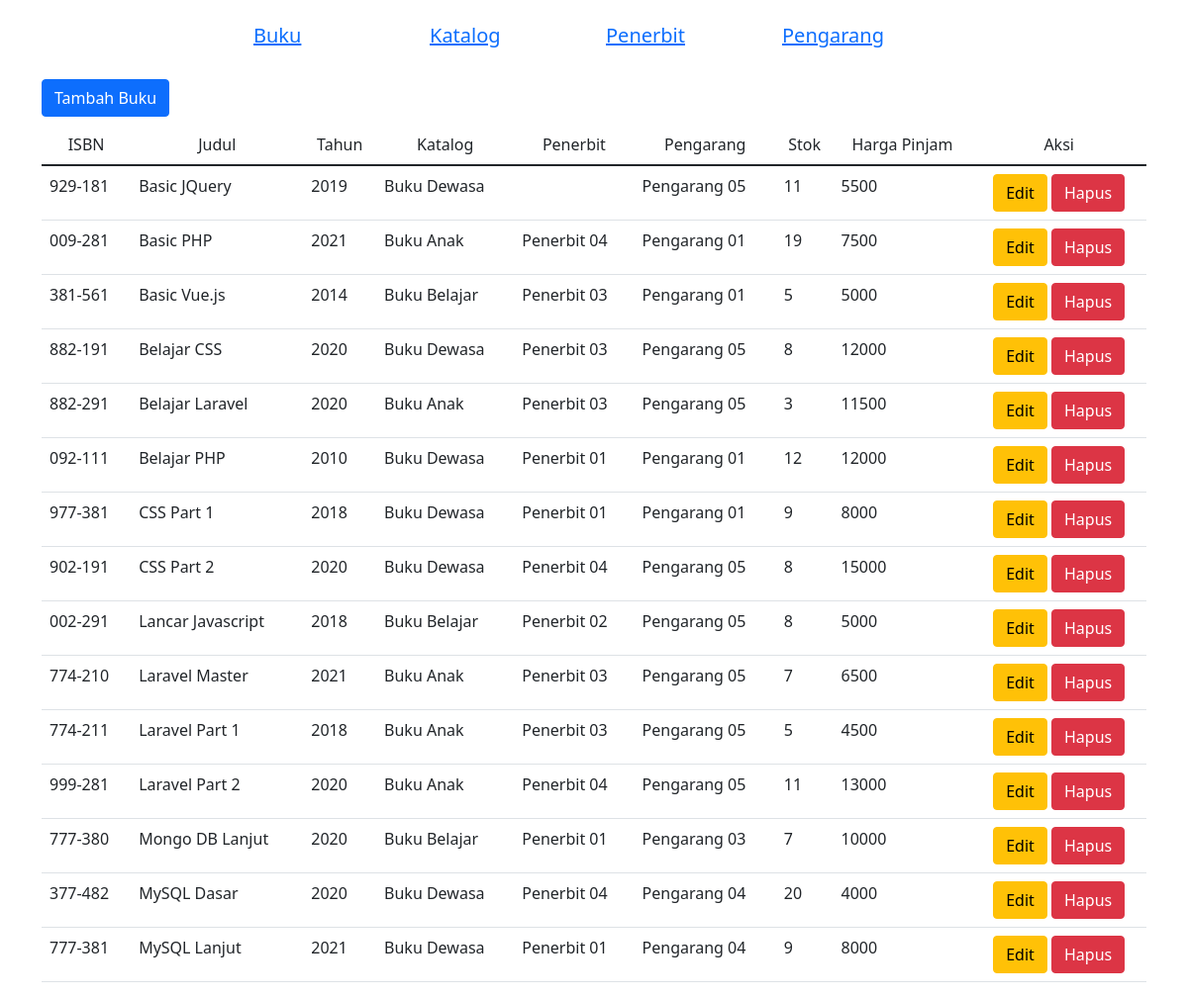
The app's page /web_dinamis/studykasus/index.php with its own data.
### tables this page shows
CREATE TABLE `buku` (
  `isbn` varchar(25) NOT NULL,
  `judul` varchar(255) DEFAULT NULL,
  `tahun` int(11) DEFAULT NULL,
  `id_penerbit` varchar(8) DEFAULT NULL,
  `id_pengarang` varchar(8) DEFAULT NULL,
  `id_katalog` varchar(3) DEFAULT NULL,
  `qty_stok` int(11) DEFAULT 0,
  `harga_pinjam` int(11) NOT NULL
);

CREATE TABLE `katalog` (
  `id_katalog` varchar(3) NOT NULL,
  `nama` varchar(255) DEFAULT NULL
);

CREATE TABLE `pengarang` (
  `id_pengarang` varchar(8) NOT NULL,
  `nama_pengarang` varchar(255) DEFAULT NULL,
  `email` varchar(50) DEFAULT NULL,
  `telp` varchar(12) DEFAULT NULL,
  `alamat` varchar(255) DEFAULT NULL
);

CREATE TABLE `penerbit` (
  `id_penerbit` varchar(8) NOT NULL,
  `nama_penerbit` varchar(255) DEFAULT NULL,
  `email` varchar(50) DEFAULT NULL,
  `telp` varchar(12) DEFAULT NULL,
  `alamat` varchar(255) DEFAULT NULL
);

### web_dinamis/studykasus/index.php (the view, shortened to what this page needs)
<?php
    include_once('koneksi.php');
    $books = mysqli_query($koneksi, "SELECT buku.*, katalog.nama as nama_katalog, penerbit.nama_penerbit as nama_penerbit, pengarang.nama_pengarang as nama_pengarang FROM buku
                            LEFT JOIN katalog ON buku.id_katalog = katalog.id_katalog
                            LEFT JOIN penerbit ON buku.id_penerbit = penerbit.id_penerbit
                            LEFT JOIN pengarang ON buku.id_pengarang = pengarang.id_pengarang
                            ORDER BY judul ASC
    ");
?>
<!doctype html>
<html lang="en">
    <head>
        <link href="https://cdn.jsdelivr.net/npm/bootstrap@5.1.3/dist/css/bootstrap.min.css" rel="stylesheet">
    </head>
    <body>
        <div class="container">
            <div class="row m-4">
                <div class="col-md-2 offset-2">
                    <h5><a href="">Buku</a></h5>
                </div>
                <div class="col-md-2">
                    <h5><a href="">Katalog</a></h5>
                </div>
                <div class="col-md-2">
                    <h5><a href="">Penerbit</a></h5>
                </div>
                <div class="col-md-2">
                    <h5><a href="">Pengarang</a></h5>
                </div>
            </div>
            <div class="row">
                <div class="col-md-12 mb-2">
                    <a href="tambah.php" class="btn btn-primary">Tambah Buku</a>
                </div>
                <div class="col-md-12">
                    <table class="table">
                        <thead>
                            <tr class="text-center">
                                <td>ISBN</td>
                                <td>Judul</td>
                                <td>Tahun</td>
                                <td>Katalog</td>
                                <td>Penerbit</td>
                                <td>Pengarang</td>
                                <td>Stok</td>
                                <td>Harga Pinjam</td>
                                <td>Aksi</td>
                            </tr>
                        </thead>
                        <tbody>
                            <?php
                                foreach($books as $book) {
                                    echo "
                                        <tr>
                                            <td>".$book['isbn']."</td>
                                            <td>".$book['judul']."</td>
                                            <td>".$book['tahun']."</td>
                                            <td>".$book['nama_katalog']."</td>
                                            <td>".$book['nama_penerbit']."</td>
                                            <td>".$book['nama_pengarang']."</td>
                                            <td>".$book['qty_stok']."</td>
                                            <td>".$book['harga_pinjam']."</td>
                                            <td class='text-center'>
                                                <a href='edit.php?isbn=".$book['isbn']."' class='btn btn-warning'>Edit</a>
                                                <a href='hapus.php?isbn=".$book['isbn']."' class='btn btn-danger' onclick='return confirm('Are you sure?')'>Hapus</a>
                                            </td>
                                        </tr>
                                    ";
                                }
                            ?>
                        </tbody>
                    </table>
                </div>
            </div>
        </div>
    </body>
</html>

### records on screen
buku: isbn "929-181", judul "Basic JQuery", tahun "2019", id_katalog.nama "Buku Dewasa", id_pengarang.nama_pengarang "Pengarang 05", qty_stok "11", harga_pinjam "5500"
buku: isbn "009-281", judul "Basic PHP", tahun "2021", id_katalog.nama "Buku Anak", id_penerbit.nama_penerbit "Penerbit 04", id_pengarang.nama_pengarang "Pengarang 01", qty_stok "19", harga_pinjam "7500"
buku: isbn "381-561", judul "Basic Vue.js", tahun "2014", id_katalog.nama "Buku Belajar", id_penerbit.nama_penerbit "Penerbit 03", id_pengarang.nama_pengarang "Pengarang 01", qty_stok "5", harga_pinjam "5000"
buku: isbn "882-191", judul "Belajar CSS", tahun "2020", id_katalog.nama "Buku Dewasa", id_penerbit.nama_penerbit "Penerbit 03", id_pengarang.nama_pengarang "Pengarang 05", qty_stok "8", harga_pinjam "12000"
buku: isbn "882-291", judul "Belajar Laravel", tahun "2020", id_katalog.nama "Buku Anak", id_penerbit.nama_penerbit "Penerbit 03", id_pengarang.nama_pengarang "Pengarang 05", qty_stok "3", harga_pinjam "11500"
buku: isbn "092-111", judul "Belajar PHP", tahun "2010", id_katalog.nama "Buku Dewasa", id_penerbit.nama_penerbit "Penerbit 01", id_pengarang.nama_pengarang "Pengarang 01", qty_stok "12", harga_pinjam "12000"
buku: isbn "977-381", judul "CSS Part 1", tahun "2018", id_katalog.nama "Buku Dewasa", id_penerbit.nama_penerbit "Penerbit 01", id_pengarang.nama_pengarang "Pengarang 01", qty_stok "9", harga_pinjam "8000"
buku: isbn "902-191", judul "CSS Part 2", tahun "2020", id_katalog.nama "Buku Dewasa", id_penerbit.nama_penerbit "Penerbit 04", id_pengarang.nama_pengarang "Pengarang 05", qty_stok "8", harga_pinjam "15000"
buku: isbn "002-291", judul "Lancar Javascript", tahun "2018", id_katalog.nama "Buku Belajar", id_penerbit.nama_penerbit "Penerbit 02", id_pengarang.nama_pengarang "Pengarang 05", qty_stok "8", harga_pinjam "5000"
buku: isbn "774-210", judul "Laravel Master", tahun "2021", id_katalog.nama "Buku Anak", id_penerbit.nama_penerbit "Penerbit 03", id_pengarang.nama_pengarang "Pengarang 05", qty_stok "7", harga_pinjam "6500"
buku: isbn "774-211", judul "Laravel Part 1", tahun "2018", id_katalog.nama "Buku Anak", id_penerbit.nama_penerbit "Penerbit 03", id_pengarang.nama_pengarang "Pengarang 05", qty_stok "5", harga_pinjam "4500"
buku: isbn "999-281", judul "Laravel Part 2", tahun "2020", id_katalog.nama "Buku Anak", id_penerbit.nama_penerbit "Penerbit 04", id_pengarang.nama_pengarang "Pengarang 05", qty_stok "11", harga_pinjam "13000"
buku: isbn "777-380", judul "Mongo DB Lanjut", tahun "2020", id_katalog.nama "Buku Belajar", id_penerbit.nama_penerbit "Penerbit 01", id_pengarang.nama_pengarang "Pengarang 03", qty_stok "7", harga_pinjam "10000"
buku: isbn "377-482", judul "MySQL Dasar", tahun "2020", id_katalog.nama "Buku Dewasa", id_penerbit.nama_penerbit "Penerbit 04", id_pengarang.nama_pengarang "Pengarang 04", qty_stok "20", harga_pinjam "4000"
buku: isbn "777-381", judul "MySQL Lanjut", tahun "2021", id_katalog.nama "Buku Dewasa", id_penerbit.nama_penerbit "Penerbit 01", id_pengarang.nama_pengarang "Pengarang 04", qty_stok "9", harga_pinjam "8000"
